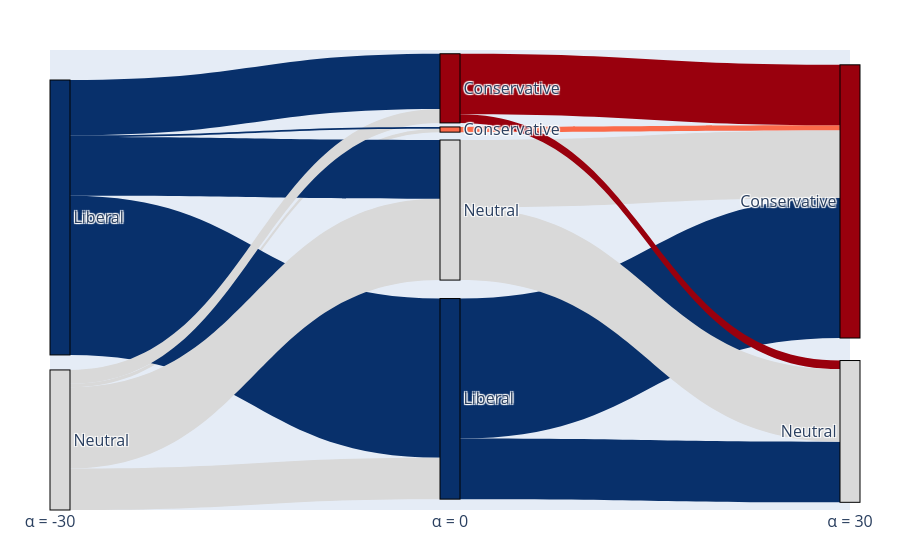

Notebook cell for this chart:
### Markdown cell above
#### Sankey plot

### Code cell
import pandas as pd
import plotly.graph_objects as go

# Load data
file_path = f"results/{base_name}/politician_intervention_bias.csv"
df = pd.read_csv(file_path)

# Filter for k=32 and selected alphas
selected_alphas = [-30, 0, 30]
df_k32 = df[(df['k'] == 64) & (df['alpha'].isin(selected_alphas))]

# Define ordered label levels
label_levels = [-2, -1, 0, 1, 2]

# Count label frequency per alpha
label_counts = {
    alpha: df_k32[df_k32['alpha'] == alpha]['parsed_label']
           .value_counts()
           .reindex(label_levels, fill_value=0)
           .to_dict()
    for alpha in selected_alphas
}

# Compute node positions
node_x, node_y = [], []
for i, alpha in enumerate(selected_alphas):
    x = i / (len(selected_alphas) - 1)
    total = sum(label_counts[alpha].values())
    cum = 0
    for lbl in label_levels:
        cnt = label_counts[alpha][lbl]
        if not cnt:
            continue
        frac = cnt / total
        node_x.append(x)
        node_y.append(1 - (cum + frac/2))
        cum += frac

# Build node labels & index map
nodes = [
    f"α={alpha}, label={lbl}"
    for alpha in selected_alphas
    for lbl in label_levels
    if label_counts[alpha][lbl] > 0
]
node_idx = {n: i for i, n in enumerate(nodes)}

# Map raw labels to category names
category_map = {
    -2: "Liberal",
    -1: "Liberal",
     0: "Neutral",
     1: "Conservative",
     2: "Conservative"
}
# Prepare the node‐label list
node_labels = [
    category_map[int(n.split("label=")[1])]
    for n in nodes
]

# Color map
color_map = {
    -2: "#08306B", -1: "#4292C6",
     0: "#D9D9D9",  1: "#FB6A4A",
     2: "#99000D"
}

# Build and aggregate links
link_dict = {}
for i in range(len(selected_alphas)-1):
    a0, a1 = selected_alphas[i], selected_alphas[i+1]
    d0 = df_k32[df_k32['alpha']==a0].set_index('prompt_id')
    d1 = df_k32[df_k32['alpha']==a1].set_index('prompt_id')
    for pid in d0.index.intersection(d1.index):
        f, t = int(d0.loc[pid,'parsed_label']), int(d1.loc[pid,'parsed_label'])
        s = node_idx[f"α={a0}, label={f}"]
        t = node_idx[f"α={a1}, label={t}"]
        key = (s, t, f)
        link_dict[key] = link_dict.get(key, 0) + 1

src, tgt, val, lcol = [], [], [], []
for (s, t, f), count in link_dict.items():
    src.append(s)
    tgt.append(t)
    val.append(count)
    lcol.append(color_map[f])

# Create the Sankey
fig = go.Figure(go.Sankey(
    arrangement='fixed',
    node=dict(
        pad=15,
        thickness=20,
        label=node_labels,
        x=node_x,
        y=node_y,
        color=[color_map[int(n.split("label=")[1])] for n in nodes],
        line=dict(color='black', width=1)
    ),
    link=dict(source=src, target=tgt, value=val, color=lcol)
))

fig.add_trace(go.Scatter(
    x=[None], y=[None],
    mode='markers',
    showlegend=False
))


# Final layout: true α x-ticks only
fig.update_layout(
    font_size=16,
    xaxis=dict(
        showgrid=False, zeroline=False, showline=False,
        showticklabels=True,
        tickmode='array',
        tickvals=[-1, 2.5, 6],
        ticktext=[f"α = {a}" for a in selected_alphas],
        domain=[0, 1]
    ),
    yaxis=dict(
        showgrid=False, zeroline=False, showline=False,
        showticklabels=False
    ),
    margin=dict(l=50, r=50, t=50, b=50)
)

fig.show()
# fig.write_image("./figs/sankey_plot.pdf")

### Figure 1 — Plotly figure (JSON) as saved in the notebook; plotly's stock layout.template omitted (floating-point values rounded to 4 significant figures)
{"data": [{"arrangement": "fixed", "link": {"color": ["#D9D9D9", "#08306B", "#D9D9D9", "#08306B", "#D9D9D9", "#08306B", "#D9D9D9", "#08306B", "#FB6A4A", "#08306B", "#D9D9D9", "#99000D", "#08306B", "#99000D", "#D9D9D9"], "source": [1, 0, 1, 0, 1, 0, 1, 0, 4, 2, 3, 5, 2, 5, 3], "target": [4, 2, 3, 5, 2, 3, 5, 4, 7, 7, 7, 7, 6, 6, 6], "value": [2, 92, 47, 32, 24, 34, 8, 1, 3, 81, 39, 35, 35, 5, 42]}, "node": {"color": ["#08306B", "#D9D9D9", "#08306B", "#D9D9D9", "#FB6A4A", "#99000D", "#D9D9D9", "#99000D"], "label": ["Liberal", "Neutral", "Liberal", "Neutral", "Conservative", "Conservative", "Neutral", "Conservative"], "line": {"color": "black", "width": 1}, "pad": 15, "thickness": 20, "x": [0, 0, 0.5, 0.5, 0.5, 0.5, 1, 1], "y": [0.6687, 0.1687, 0.7583, 0.3479, 0.1729, 0.08333, 0.8292, 0.3292]}, "type": "sankey"}, {"mode": "markers", "showlegend": false, "type": "scatter", "x": [null], "y": [null]}], "layout": {"font": {"size": 16}, "margin": {"b": 50, "l": 50, "r": 50, "t": 50}, "xaxis": {"domain": [0, 1], "showgrid": false, "showline": false, "showticklabels": true, "tickmode": "array", "ticktext": ["α = -30", "α = 0", "α = 30"], "tickvals": [-1, 2.5, 6], "zeroline": false}, "yaxis": {"showgrid": false, "showline": false, "showticklabels": false, "zeroline": false}}}
